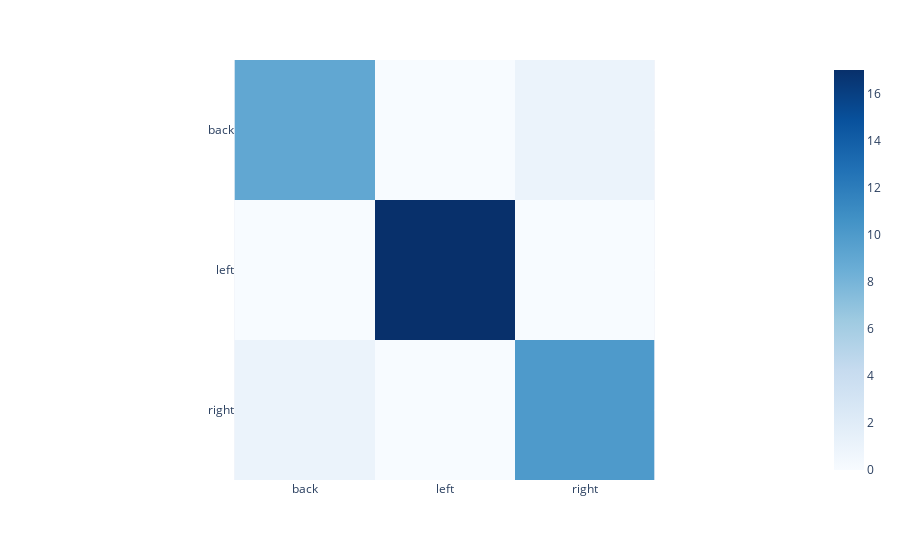

This figure's notebook cell:
### Code cell
preds = model.predict(X_test)
preds = np.argmax(preds, axis=1)
y_test_max = np.argmax(y_test, axis=1)
# Create a confusion matrix
confusion_matrix = tf.math.confusion_matrix(labels=y_test_max, predictions=preds).numpy()
# Create a dataframe from the confusion matrix
confusion_matrix = pd.DataFrame(confusion_matrix, index=['back', 'left', 'right'], columns=['back', 'left', 'right'])
# Plot the confusion matrix
px.imshow(confusion_matrix, color_continuous_scale='Blues')

### Figure 1 — Plotly figure (JSON) as saved in the notebook; plotly's stock layout.template omitted (floating-point values rounded to 4 significant figures)
{"data": [{"coloraxis": "coloraxis", "hovertemplate": "x: %{x}<br>y: %{y}<br>color: %{z}<extra></extra>", "name": "0", "type": "heatmap", "x": ["back", "left", "right"], "xaxis": "x", "y": ["back", "left", "right"], "yaxis": "y", "z": [[9, 0, 1], [0, 17, 0], [1, 0, 10]]}], "layout": {"coloraxis": {"colorscale": [[0, "rgb(247,251,255)"], [0.125, "rgb(222,235,247)"], [0.25, "rgb(198,219,239)"], [0.375, "rgb(158,202,225)"], [0.5, "rgb(107,174,214)"], [0.625, "rgb(66,146,198)"], [0.75, "rgb(33,113,181)"], [0.875, "rgb(8,81,156)"], [1, "rgb(8,48,107)"]]}, "margin": {"t": 60}, "xaxis": {"anchor": "y", "constrain": "domain", "domain": [0, 1], "scaleanchor": "y"}, "yaxis": {"anchor": "x", "autorange": "reversed", "constrain": "domain", "domain": [0, 1]}}}
